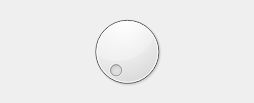
<?xml version="1.0" encoding="UTF-8"?>
<ui version="4.0">
 <class>Widget</class>
 <widget class="QWidget" name="Widget">
  <property name="geometry">
   <rect>
    <x>0</x>
    <y>0</y>
    <width>254</width>
    <height>103</height>
   </rect>
  </property>
  <property name="maximumSize">
   <size>
    <width>500</width>
    <height>200</height>
   </size>
  </property>
  <property name="windowTitle">
   <string>Widget</string>
  </property>
  <layout class="QVBoxLayout" name="verticalLayout">
   <item>
    <widget class="QDial" name="dial"/>
   </item>
  </layout>
 </widget>
 <resources/>
 <connections/>
</ui>
